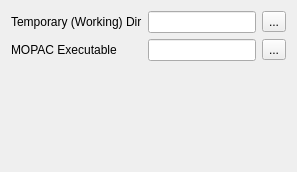
     <widget class="QWidget" name="ExternalProgramsTab">
      <attribute name="title">
       <string>External Programs</string>
      </attribute>
      <layout class="QVBoxLayout" name="verticalLayout_12">
       <item>
        <layout class="QGridLayout" name="gridLayout_3">
         <item row="0" column="0">
          <widget class="QLabel" name="label_39">
           <property name="sizePolicy">
            <sizepolicy hsizetype="Minimum" vsizetype="Preferred">
             <horstretch>0</horstretch>
             <verstretch>0</verstretch>
            </sizepolicy>
           </property>
           <property name="text">
            <string>Temporary (Working) Dir</string>
           </property>
          </widget>
         </item>
         <item row="0" column="1">
          <widget class="QLineEdit" name="TemporaryDirEdit"/>
         </item>
         <item row="1" column="1">
          <widget class="QLineEdit" name="MopacExecutableEdit"/>
         </item>
         <item row="1" column="0">
          <widget class="QLabel" name="label_40">
           <property name="text">
            <string>MOPAC Executable</string>
           </property>
          </widget>
         </item>
         <item row="0" column="2">
          <widget class="QToolButton" name="TemporaryDirButton">
           <property name="text">
            <string>...</string>
           </property>
           <property name="icon">
            <iconset resource="icons.qrc">
             <normaloff>:/file/icons/file_open.svg</normaloff>:/file/icons/file_open.svg</iconset>
           </property>
          </widget>
         </item>
         <item row="1" column="2">
          <widget class="QToolButton" name="MopacExecutableButton">
           <property name="text">
            <string>...</string>
           </property>
           <property name="icon">
            <iconset resource="icons.qrc">
             <normaloff>:/file/icons/file_open.svg</normaloff>:/file/icons/file_open.svg</iconset>
           </property>
          </widget>
         </item>
        </layout>
       </item>
       <item>
        <spacer name="verticalSpacer">
         <property name="orientation">
          <enum>Qt::Vertical</enum>
         </property>
         <property name="sizeHint" stdset="0">
          <size>
           <width>20</width>
           <height>100</height>
          </size>
         </property>
        </spacer>
       </item>
      </layout>
     </widget>
